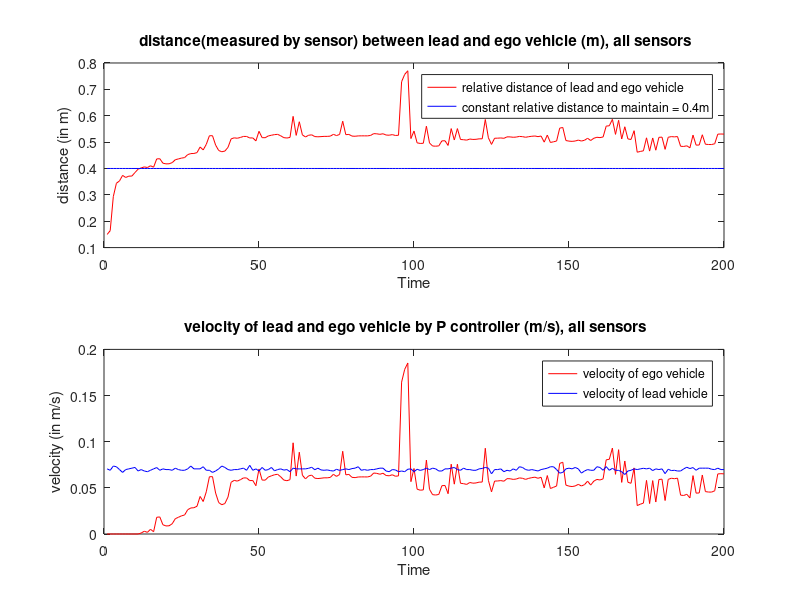
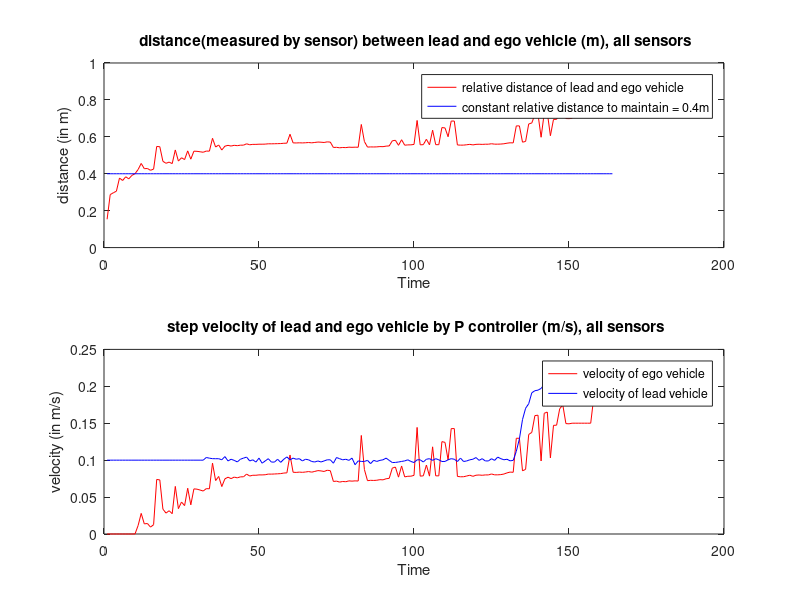

Write the MATLAB code that produced these figures, in order.
clear all, close all, clc

const_dist = 0.4;
%% loading data for constant velocity 0.07 m/s with P controller, all sensors frame rate =16

ego_bot_vel_pt07_load = load('V_x_relsave_plot_const_all.mat');
ego_bot_vel_pt07 = ego_bot_vel_pt07_load.V_x_rel_save;
ego_bot_dist_pt07_load = load('x_relsave_plot_const_all.mat');
ego_bot_dist_pt07 = ego_bot_dist_pt07_load.x_rel_save(1,1:end);

%error_dist_pt07 = ego_bot_dist_pt07 - const_dist;

%%% plotting the data for constant velocity 0.07m/s %%%


indx_pt07 = 1:length(ego_bot_vel_pt07);
%zero_dist_plot = zeros(length(ego_bot_vel_pt07),1);
const_dist_plot = const_dist*ones(length(ego_bot_vel_pt07),1);
const_vel_plot = 0.07*ones(length(ego_bot_vel_pt07),1);

load('Sensor_speed_track_constant_vel.mat');
const_vel_plot = lead_bot_vel_vari_const;

figure(1)
hold on
ax(1) = subplot(2,1,1);
plot(indx_pt07(1:200), ego_bot_dist_pt07(1:200), 'r', indx_pt07(1:200), const_dist_plot(1:200), 'b')
xlabel('Time')
ylabel('distance (in m)')
title(' distance(measured by sensor) between lead and ego vehicle (m), all sensors')
legend('relative distance of lead and ego vehicle', 'constant relative distance to maintain = 0.4m')
ax(2) = subplot(2,1,2);
plot(indx_pt07(1:200), ego_bot_vel_pt07(1:200), 'r', indx_pt07(1:200), const_vel_plot(1:200), 'b')
xlabel('Time')
ylabel('velocity (in m/s)')
title(' velocity of lead and ego vehicle by P controller (m/s), all sensors')
legend('velocity of ego vehicle', 'velocity of lead vehicle')
hold off


%% loading data for variable velocity with P controller, all sensors frame rate =16

ego_bot_vel_pt07_load = load('V_x_relsave_plot_step_all.mat');
ego_bot_vel_pt07 = ego_bot_vel_pt07_load.V_x_rel_save;
ego_bot_dist_pt07_load = load('x_relsave_plot_step_all.mat');
ego_bot_dist_pt07 = ego_bot_dist_pt07_load.x_rel_save(1,1:end);

%error_dist_pt07 = ego_bot_dist_pt07 - const_dist;

load('Sensor_speed_track_step_vel.mat');

%const_dist_plot = const_dist*ones(length(ego_bot_dist_vari),1);
%const_vel_plot = 0.07*ones(length(lead_bot_vel_vari),1);
shift_arry_7_ele = 0.1*ones(1,32);
lead_bot_vel_vari = [shift_arry_7_ele, lead_bot_vel_vari(1:end-1)];
indx_pt07 = 1:length(lead_bot_vel_vari);


figure(2)
hold on
ax(1) = subplot(2,1,1);
plot(indx_pt07(1:164), ego_bot_dist_pt07(1:164), 'r', indx_pt07(1:164), const_dist_plot(1:164), 'b')
xlabel('Time')
ylabel('distance (in m)')
title(' distance(measured by sensor) between lead and ego vehicle (m), all sensors')
legend('relative distance of lead and ego vehicle', 'constant relative distance to maintain = 0.4m')
ax(2) = subplot(2,1,2);
plot(indx_pt07(1:164), ego_bot_vel_pt07(1:164), 'r', indx_pt07(1:164), lead_bot_vel_vari(1:164), 'b')
xlabel('Time')
ylabel('velocity (in m/s)')
title(' step velocity of lead and ego vehicle by P controller (m/s), all sensors')
legend('velocity of ego vehicle', 'velocity of lead vehicle')
hold off
